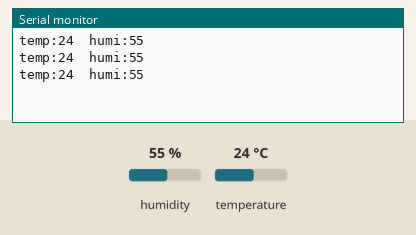
This sketch was run on a simulated ESP8266 (NodeMCU). Parts: the last lines printed to the serial monitor. Inputs (shaded band) come from the test bench; at power-on: humidity 55 %, temperature 24 °C.

Above: at 1.5 s.
1.6 s: humidity set to 22 %
At 2.8 s:
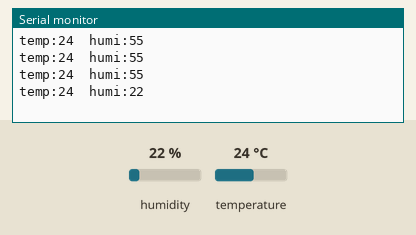
3.1 s: temperature set to 12 °C
At 4.2 s:
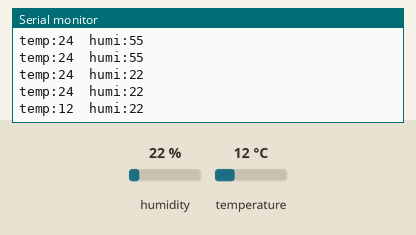
4.6 s: humidity set to 40 %
At 5.5 s:
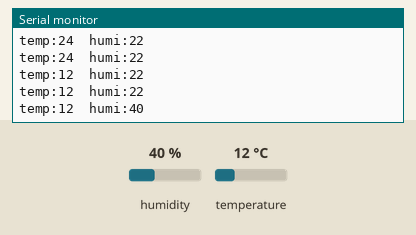
Timing chart, 0 to 7.6 s (numbered marks = the images above; inputs shaded):
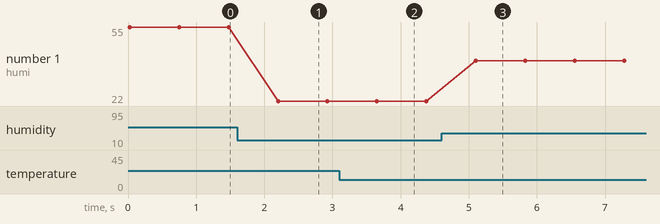

Measured:
- after the input at 1.6 s, the serial monitor: prints a new line after 0.60 s (image 1)
- after the input at 3.1 s, the serial monitor: prints a new line after 0.55 s (image 2)
- after the input at 4.6 s, the serial monitor: prints a new line after 0.50 s (image 3)
- plotted number 1: 55 → 22 after the input at 1.6 s, 22 → 40 after the input at 4.6 s

The sketch:

readDHT11.ino
```cpp
#include <DFRobot_DHT11.h>
DFRobot_DHT11 DHT;
#define DHT11_PIN D1

void setup(){
  Serial.begin(9600);
}

void loop(){
  DHT.read(DHT11_PIN);
  Serial.print("temp:");
  Serial.print(DHT.temperature);
  Serial.print("  humi:");
  Serial.println(DHT.humidity);
  delay(700);
}
```
